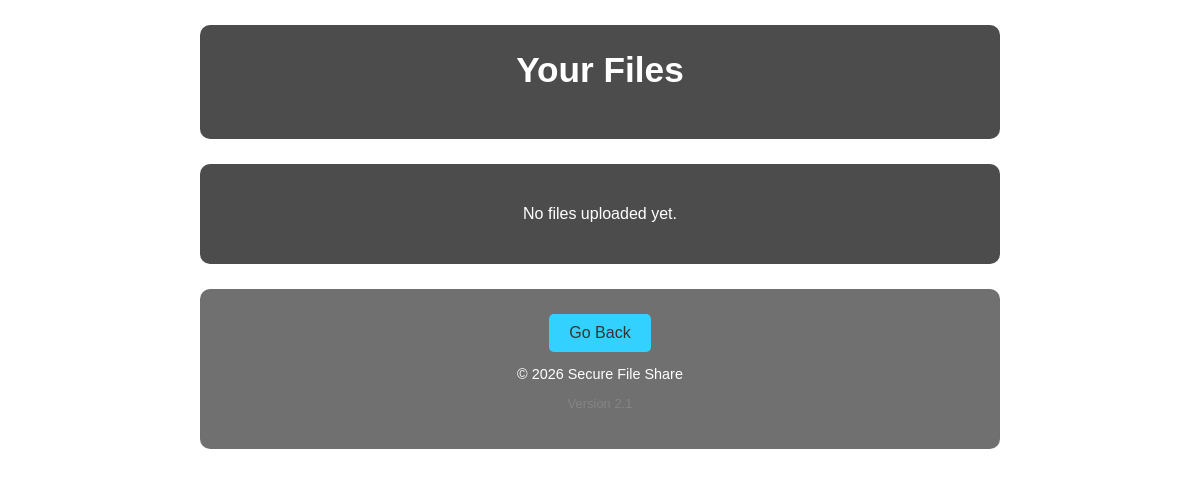
The page /manage.php (signed in) on the database as committed earlier.
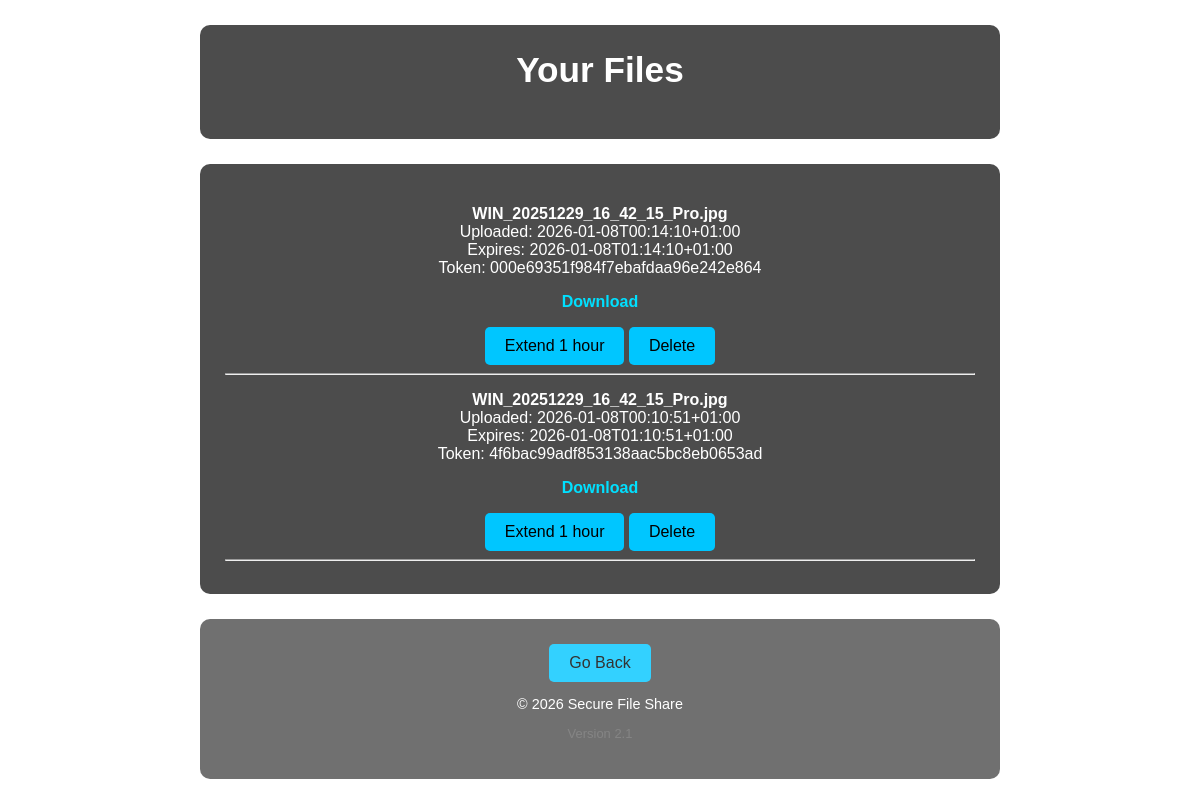
The same page on the database as committed later.
### tables this page shows
CREATE TABLE "files" (
	"id"	INTEGER,
	"original_filename"	TEXT NOT NULL,
	"stored_filename"	TEXT NOT NULL,
	"token"	TEXT NOT NULL UNIQUE,
	"uploaded_at"	TEXT NOT NULL,
	"expires_at"	TEXT NOT NULL,
	"owner_id"	INTEGER,
	"passphrase_hash"	TEXT,
	"nonce_file"	TEXT NOT NULL,
	"nonce_wrap"	TEXT NOT NULL,
	"iv"	TEXT NOT NULL,
	"salt"	TEXT NOT NULL,
	"wrapped_key"	TEXT NOT NULL,
	PRIMARY KEY("id" AUTOINCREMENT)
);

### manage.php (the view, shortened to what this page needs)
<?php
$db = new PDO('sqlite:secure_file_share.db');
$db->setAttribute(PDO::ATTR_ERRMODE, PDO::ERRMODE_EXCEPTION);
$user_id = $_SESSION['user_id'];
$stmt = $db->prepare(
    "SELECT * FROM files
     WHERE owner_id = ?
     ORDER BY uploaded_at DESC"
);
$stmt->execute([$user_id]);
$files = $stmt->fetchAll(PDO::FETCH_ASSOC);
?>
<!DOCTYPE html>
<html lang="en">
<head>
    <link rel="stylesheet" href="style.css">
</head>
<body>
<header>
    <h1>Your Files</h1>
</header>
<main>
<?php if (empty($files)): ?>
    <p>No files uploaded yet.</p>
<?php else: ?>
    <?php foreach ($files as $file): ?>
        <div class="file-card">
            <p>
                <strong><?= htmlspecialchars($file['original_filename']) ?></strong><br>
                Uploaded: <?= htmlspecialchars($file['uploaded_at']) ?><br>
                Expires: <?= htmlspecialchars($file['expires_at']) ?><br>
                Token: <code><?= htmlspecialchars($file['token']) ?></code>
            </p>
            <p>
                <a href="download.php?token=<?= urlencode($file['token']) ?>">
                    Download
                </a>
            </p>
            <form method="POST" style="display:inline;">
                <button type="submit" name="action" value="extend">
                    Extend 1 hour
                </button>
                <button type="submit" name="action" value="delete"
                    onclick="return confirm('Delete this file permanently?')">
                    Delete
                </button>
            </form>
        </div>
        <hr>
    <?php endforeach; ?>
<?php endif; ?>
</main>
<footer>
    <form action="index.php" method="get" style="display:inline;">
    <button type="submit">Go Back</button>
</form>
    <p>&copy; <?= date('Y') ?> Secure File Share</p>
    <p style="font-size:0.9em; color:#666;">Version 2.1</p>
</footer>
</body>
</html>

### style.css (style rules this page uses)
* { box-sizing: border-box; font-family: Arial, Helvetica, sans-serif; }
body { margin: 0; min-height: 100vh; background-image: url("https://images.unsplash.com/photo-1563986768609-322da13575f3"); background-size: cover; background-position: center; background-attachment: fixed; color: #ffffff; }
header, main, footer { background: rgba(0, 0, 0, 0.7); max-width: 800px; margin: 25px auto; padding: 25px; border-radius: 10px; text-align: center; }
header h1 { margin-top: 0; font-size: 2.2rem; }
button { padding: 10px 20px; border: none; border-radius: 5px; cursor: pointer; font-size: 1rem; background: #00c6ff; color: #000; transition: transform 0.2s, opacity 0.2s; }
a { color: #00e0ff; font-weight: bold; text-decoration: none; }
footer { font-size: 0.9rem; opacity: 0.8; }

Rows that differ between the two databases and show on the page:
now on this page (row edited): files: original_filename "WIN_20251229_16_42_15_Pro.jpg", uploaded_at "2026-01-08T00:14:10+01:00", expires_at "2026-01-08T01:14:10+01:00", token "000e69351f984f7ebafdaa96e242e864"
added files: original_filename "WIN_20251229_16_42_15_Pro.jpg", uploaded_at "2026-01-08T00:10:51+01:00", expires_at "2026-01-08T01:10:51+01:00", token "4f6bac99adf853138aac5bc8eb0653ad"
Other text that changed with them:
text no longer shown: "No files uploaded yet."
